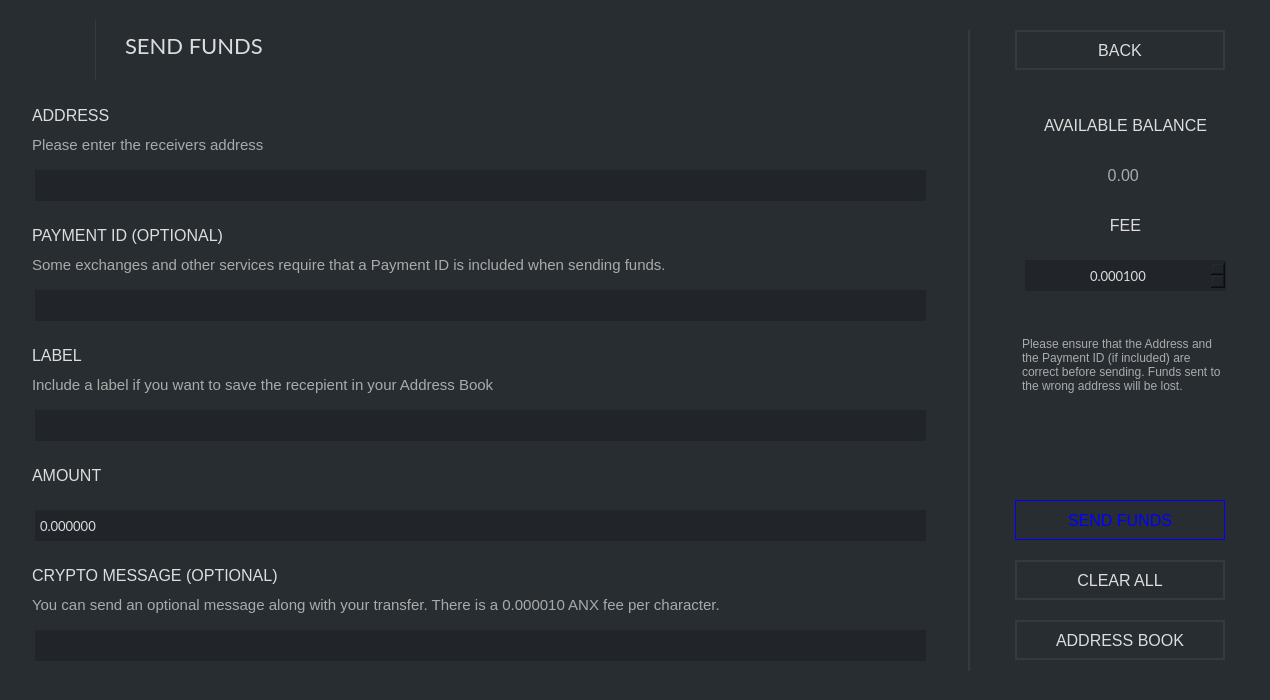
<?xml version="1.0" encoding="UTF-8"?>
<ui version="4.0">
 <class>SendFrame</class>
 <widget class="QFrame" name="SendFrame">
  <property name="geometry">
   <rect>
    <x>0</x>
    <y>0</y>
    <width>1270</width>
    <height>700</height>
   </rect>
  </property>
  <property name="minimumSize">
   <size>
    <width>1270</width>
    <height>700</height>
   </size>
  </property>
  <property name="font">
   <font>
    <family>Lato</family>
    <pointsize>10</pointsize>
   </font>
  </property>
  <property name="windowTitle">
   <string>Frame</string>
  </property>
  <property name="styleSheet">
   <string notr="true">border: 0px; background-color: #282d31; color: #ddd;</string>
  </property>
  <property name="frameShape">
   <enum>QFrame::StyledPanel</enum>
  </property>
  <property name="frameShadow">
   <enum>QFrame::Raised</enum>
  </property>
  <layout class="QVBoxLayout" name="m_send_frame_main_layout">
   <property name="leftMargin">
    <number>15</number>
   </property>
   <property name="topMargin">
    <number>0</number>
   </property>
   <property name="rightMargin">
    <number>15</number>
   </property>
   <property name="bottomMargin">
    <number>15</number>
   </property>
   <item>
    <widget class="QGroupBox" name="groupBox">
     <property name="maximumSize">
      <size>
       <width>1240</width>
       <height>685</height>
      </size>
     </property>
     <property name="title">
      <string/>
     </property>
     <widget class="QLabel" name="sendLabel">
      <property name="geometry">
       <rect>
        <x>110</x>
        <y>25</y>
        <width>181</width>
        <height>41</height>
       </rect>
      </property>
      <property name="minimumSize">
       <size>
        <width>0</width>
        <height>29</height>
       </size>
      </property>
      <property name="font">
       <font>
        <family>Lato</family>
        <pointsize>-1</pointsize>
       </font>
      </property>
      <property name="styleSheet">
       <string notr="true">color: #ddd; 
font-size: 22px;
font-family: Lato;</string>
      </property>
      <property name="text">
       <string>SEND FUNDS</string>
      </property>
      <property name="alignment">
       <set>Qt::AlignLeading|Qt::AlignLeft|Qt::AlignVCenter</set>
      </property>
     </widget>
     <widget class="QPushButton" name="m_backButton">
      <property name="geometry">
       <rect>
        <x>1000</x>
        <y>30</y>
        <width>210</width>
        <height>40</height>
       </rect>
      </property>
      <property name="minimumSize">
       <size>
        <width>210</width>
        <height>40</height>
       </size>
      </property>
      <property name="maximumSize">
       <size>
        <width>600</width>
        <height>16777215</height>
       </size>
      </property>
      <property name="font">
       <font>
        <pointsize>-1</pointsize>
       </font>
      </property>
      <property name="styleSheet">
       <string notr="true">color: #ddd; border: 2px solid #343a40; font-size: 16px;</string>
      </property>
      <property name="text">
       <string>BACK</string>
      </property>
     </widget>
     <widget class="QLabel" name="pidLabel">
      <property name="geometry">
       <rect>
        <x>10</x>
        <y>220</y>
        <width>771</width>
        <height>30</height>
       </rect>
      </property>
      <property name="font">
       <font>
        <pointsize>-1</pointsize>
       </font>
      </property>
      <property name="styleSheet">
       <string notr="true">padding: 3px; color: #ddd; font-size: 16px;</string>
      </property>
      <property name="text">
       <string>PAYMENT ID (OPTIONAL)</string>
      </property>
     </widget>
     <widget class="QLineEdit" name="m_paymentIdEdit">
      <property name="geometry">
       <rect>
        <x>20</x>
        <y>290</y>
        <width>891</width>
        <height>31</height>
       </rect>
      </property>
      <property name="minimumSize">
       <size>
        <width>0</width>
        <height>31</height>
       </size>
      </property>
      <property name="font">
       <font>
        <family>Lato</family>
        <pointsize>10</pointsize>
       </font>
      </property>
      <property name="styleSheet">
       <string notr="true">padding: 3px; background-color: #212529; border: 0px;</string>
      </property>
      <property name="text">
       <string/>
      </property>
     </widget>
     <widget class="QLabel" name="adressLabel">
      <property name="geometry">
       <rect>
        <x>10</x>
        <y>100</y>
        <width>721</width>
        <height>30</height>
       </rect>
      </property>
      <property name="font">
       <font>
        <pointsize>-1</pointsize>
       </font>
      </property>
      <property name="styleSheet">
       <string notr="true">padding: 3px; color: #ddd; font-size: 16px;</string>
      </property>
      <property name="text">
       <string>ADDRESS</string>
      </property>
     </widget>
     <widget class="QLineEdit" name="m_addressEdit">
      <property name="geometry">
       <rect>
        <x>20</x>
        <y>170</y>
        <width>891</width>
        <height>31</height>
       </rect>
      </property>
      <property name="minimumSize">
       <size>
        <width>0</width>
        <height>31</height>
       </size>
      </property>
      <property name="font">
       <font>
        <family>Lato</family>
        <pointsize>10</pointsize>
       </font>
      </property>
      <property name="styleSheet">
       <string notr="true">padding: 3px; background-color: #212529; border: 0px;</string>
      </property>
      <property name="text">
       <string/>
      </property>
     </widget>
     <widget class="QLineEdit" name="m_labelEdit">
      <property name="geometry">
       <rect>
        <x>20</x>
        <y>410</y>
        <width>891</width>
        <height>31</height>
       </rect>
      </property>
      <property name="minimumSize">
       <size>
        <width>0</width>
        <height>31</height>
       </size>
      </property>
      <property name="font">
       <font>
        <family>Lato</family>
        <pointsize>10</pointsize>
       </font>
      </property>
      <property name="styleSheet">
       <string notr="true">padding: 3px; background-color: #212529; border: 0px;</string>
      </property>
      <property name="text">
       <string/>
      </property>
     </widget>
     <widget class="QLabel" name="labelLabel">
      <property name="geometry">
       <rect>
        <x>10</x>
        <y>340</y>
        <width>721</width>
        <height>30</height>
       </rect>
      </property>
      <property name="font">
       <font>
        <pointsize>-1</pointsize>
       </font>
      </property>
      <property name="styleSheet">
       <string notr="true">padding: 3px; color: #ddd; font-size: 16px;</string>
      </property>
      <property name="text">
       <string>LABEL</string>
      </property>
     </widget>
     <widget class="QLineEdit" name="m_amountEdit">
      <property name="geometry">
       <rect>
        <x>20</x>
        <y>510</y>
        <width>891</width>
        <height>31</height>
       </rect>
      </property>
      <property name="minimumSize">
       <size>
        <width>0</width>
        <height>31</height>
       </size>
      </property>
      <property name="font">
       <font>
        <family>Lato</family>
        <pointsize>10</pointsize>
       </font>
      </property>
      <property name="styleSheet">
       <string notr="true">padding: 3px; background-color: #212529; border: 0px;</string>
      </property>
      <property name="text">
       <string>0.000000</string>
      </property>
     </widget>
     <widget class="QLabel" name="amountLabel">
      <property name="geometry">
       <rect>
        <x>10</x>
        <y>460</y>
        <width>721</width>
        <height>30</height>
       </rect>
      </property>
      <property name="font">
       <font>
        <pointsize>-1</pointsize>
       </font>
      </property>
      <property name="styleSheet">
       <string notr="true">padding: 3px; color: #ddd; font-size: 16px;</string>
      </property>
      <property name="text">
       <string>AMOUNT</string>
      </property>
     </widget>
     <widget class="QGroupBox" name="groupBox_2">
      <property name="geometry">
       <rect>
        <x>950</x>
        <y>100</y>
        <width>261</width>
        <height>561</height>
       </rect>
      </property>
      <property name="styleSheet">
       <string notr="true">background-color: #282d31;</string>
      </property>
      <property name="title">
       <string/>
      </property>
      <widget class="QLabel" name="availableLabel">
       <property name="geometry">
        <rect>
         <x>60</x>
         <y>10</y>
         <width>201</width>
         <height>31</height>
        </rect>
       </property>
       <property name="minimumSize">
        <size>
         <width>0</width>
         <height>31</height>
        </size>
       </property>
       <property name="font">
        <font>
         <pointsize>-1</pointsize>
        </font>
       </property>
       <property name="styleSheet">
        <string notr="true">padding: 3px; color: #ddd; font-size: 16px;</string>
       </property>
       <property name="text">
        <string>AVAILABLE BALANCE</string>
       </property>
       <property name="alignment">
        <set>Qt::AlignCenter</set>
       </property>
      </widget>
      <widget class="QPushButton" name="m_sendButton">
       <property name="geometry">
        <rect>
         <x>50</x>
         <y>400</y>
         <width>210</width>
         <height>40</height>
        </rect>
       </property>
       <property name="minimumSize">
        <size>
         <width>210</width>
         <height>40</height>
        </size>
       </property>
       <property name="maximumSize">
        <size>
         <width>16777215</width>
         <height>31</height>
        </size>
       </property>
       <property name="font">
        <font>
         <pointsize>-1</pointsize>
        </font>
       </property>
       <property name="styleSheet">
        <string notr="true">color: blue; background-color: #1; border: 1px solid blue; font-size: 16px;</string>
       </property>
       <property name="text">
        <string>SEND FUNDS</string>
       </property>
      </widget>
      <widget class="QPushButton" name="m_clearAllButton">
       <property name="geometry">
        <rect>
         <x>50</x>
         <y>460</y>
         <width>210</width>
         <height>40</height>
        </rect>
       </property>
       <property name="minimumSize">
        <size>
         <width>210</width>
         <height>40</height>
        </size>
       </property>
       <property name="maximumSize">
        <size>
         <width>16777215</width>
         <height>31</height>
        </size>
       </property>
       <property name="font">
        <font>
         <pointsize>-1</pointsize>
        </font>
       </property>
       <property name="styleSheet">
        <string notr="true">color: #ddd; border: 2px solid #343a40; font-size: 16px;</string>
       </property>
       <property name="text">
        <string>CLEAR ALL</string>
       </property>
      </widget>
      <widget class="QLabel" name="m_balanceLabel">
       <property name="geometry">
        <rect>
         <x>70</x>
         <y>60</y>
         <width>181</width>
         <height>31</height>
        </rect>
       </property>
       <property name="minimumSize">
        <size>
         <width>0</width>
         <height>31</height>
        </size>
       </property>
       <property name="font">
        <font>
         <pointsize>-1</pointsize>
        </font>
       </property>
       <property name="styleSheet">
        <string notr="true">padding: 3px; font-size: 16px; color: #aaa;</string>
       </property>
       <property name="text">
        <string notr="true">0.00 </string>
       </property>
       <property name="alignment">
        <set>Qt::AlignCenter</set>
       </property>
      </widget>
      <widget class="QDoubleSpinBox" name="m_feeSpin">
       <property name="geometry">
        <rect>
         <x>60</x>
         <y>160</y>
         <width>201</width>
         <height>31</height>
        </rect>
       </property>
       <property name="minimumSize">
        <size>
         <width>0</width>
         <height>31</height>
        </size>
       </property>
       <property name="font">
        <font>
         <family>Lato</family>
         <pointsize>10</pointsize>
        </font>
       </property>
       <property name="styleSheet">
        <string notr="true">padding: 3px; border: 0px; background: #212529;</string>
       </property>
       <property name="alignment">
        <set>Qt::AlignCenter</set>
       </property>
       <property name="decimals">
        <number>6</number>
       </property>
       <property name="minimum">
        <double>0.000100000000000</double>
       </property>
       <property name="maximum">
        <double>100000000.000000000000000</double>
       </property>
       <property name="singleStep">
        <double>0.000010000000000</double>
       </property>
       <property name="value">
        <double>0.000100000000000</double>
       </property>
      </widget>
      <widget class="QLabel" name="feeLabel">
       <property name="geometry">
        <rect>
         <x>60</x>
         <y>110</y>
         <width>201</width>
         <height>30</height>
        </rect>
       </property>
       <property name="font">
        <font>
         <pointsize>-1</pointsize>
        </font>
       </property>
       <property name="styleSheet">
        <string notr="true">padding: 3px; color: #ddd; font-size: 16px;</string>
       </property>
       <property name="text">
        <string>FEE</string>
       </property>
       <property name="alignment">
        <set>Qt::AlignCenter</set>
       </property>
      </widget>
      <widget class="QTextBrowser" name="textBrowser">
       <property name="geometry">
        <rect>
         <x>50</x>
         <y>230</y>
         <width>221</width>
         <height>131</height>
        </rect>
       </property>
       <property name="font">
        <font>
         <pointsize>-1</pointsize>
        </font>
       </property>
       <property name="styleSheet">
        <string notr="true">padding: 3px; font-size: 16px; color: #aaa;</string>
       </property>
       <property name="html">
        <string>&lt;!DOCTYPE HTML PUBLIC &quot;-//W3C//DTD HTML 4.0//EN&quot; &quot;http://www.w3.org/TR/REC-html40/strict.dtd&quot;&gt;
&lt;html&gt;&lt;head&gt;&lt;meta name=&quot;qrichtext&quot; content=&quot;1&quot; /&gt;&lt;style type=&quot;text/css&quot;&gt;
p, li { white-space: pre-wrap; }
&lt;/style&gt;&lt;/head&gt;&lt;body style=&quot; font-family:'MS Shell Dlg 2'; font-size:16px; font-weight:400; font-style:normal;&quot;&gt;
&lt;p style=&quot; margin-top:0px; margin-bottom:0px; margin-left:0px; margin-right:0px; -qt-block-indent:0; text-indent:0px;&quot;&gt;&lt;span style=&quot; font-family:'Lato'; font-size:9pt;&quot;&gt;Please ensure that the Address and the Payment ID (if included) are correct before sending. Funds sent to the wrong address will be lost.&lt;/span&gt;&lt;/p&gt;&lt;/body&gt;&lt;/html&gt;</string>
       </property>
      </widget>
      <widget class="QPushButton" name="m_addressBookButton">
       <property name="geometry">
        <rect>
         <x>50</x>
         <y>520</y>
         <width>210</width>
         <height>40</height>
        </rect>
       </property>
       <property name="minimumSize">
        <size>
         <width>210</width>
         <height>40</height>
        </size>
       </property>
       <property name="maximumSize">
        <size>
         <width>16777215</width>
         <height>31</height>
        </size>
       </property>
       <property name="font">
        <font>
         <pointsize>-1</pointsize>
        </font>
       </property>
       <property name="styleSheet">
        <string notr="true">color: #ddd; border: 2px solid #343a40; font-size: 16px;</string>
       </property>
       <property name="text">
        <string>ADDRESS BOOK</string>
       </property>
      </widget>
     </widget>
     <widget class="QLineEdit" name="m_messageEdit">
      <property name="geometry">
       <rect>
        <x>20</x>
        <y>630</y>
        <width>891</width>
        <height>31</height>
       </rect>
      </property>
      <property name="minimumSize">
       <size>
        <width>0</width>
        <height>31</height>
       </size>
      </property>
      <property name="font">
       <font>
        <family>Lato</family>
        <pointsize>10</pointsize>
       </font>
      </property>
      <property name="styleSheet">
       <string notr="true">padding: 3px; background-color: #212529; border: 0px;</string>
      </property>
      <property name="text">
       <string/>
      </property>
     </widget>
     <widget class="QLabel" name="amountLabel_2">
      <property name="geometry">
       <rect>
        <x>10</x>
        <y>560</y>
        <width>781</width>
        <height>30</height>
       </rect>
      </property>
      <property name="font">
       <font>
        <pointsize>-1</pointsize>
       </font>
      </property>
      <property name="styleSheet">
       <string notr="true">padding: 3px; color: #ddd; font-size: 16px;</string>
      </property>
      <property name="text">
       <string>CRYPTO MESSAGE (OPTIONAL)</string>
      </property>
     </widget>
     <widget class="QLabel" name="amountLabel_3">
      <property name="geometry">
       <rect>
        <x>10</x>
        <y>590</y>
        <width>901</width>
        <height>30</height>
       </rect>
      </property>
      <property name="font">
       <font>
        <pointsize>-1</pointsize>
       </font>
      </property>
      <property name="styleSheet">
       <string notr="true">padding: 3px; font-size: 15px; color: #aaa;</string>
      </property>
      <property name="text">
       <string>You can send an optional message along with your transfer. There is a 0.000010 ANX fee per character.</string>
      </property>
     </widget>
     <widget class="QLabel" name="pidLabel_2">
      <property name="geometry">
       <rect>
        <x>10</x>
        <y>250</y>
        <width>901</width>
        <height>30</height>
       </rect>
      </property>
      <property name="font">
       <font>
        <pointsize>-1</pointsize>
       </font>
      </property>
      <property name="styleSheet">
       <string notr="true">padding: 3px; font-size: 15px; color: #aaa;</string>
      </property>
      <property name="text">
       <string>Some exchanges and other services require that a Payment ID is included when sending funds.</string>
      </property>
     </widget>
     <widget class="QLabel" name="pidLabel_3">
      <property name="geometry">
       <rect>
        <x>10</x>
        <y>370</y>
        <width>901</width>
        <height>30</height>
       </rect>
      </property>
      <property name="font">
       <font>
        <pointsize>-1</pointsize>
       </font>
      </property>
      <property name="styleSheet">
       <string notr="true">padding: 3px; font-size: 15px; color: #aaa;</string>
      </property>
      <property name="text">
       <string>Include a label if you want to save the recepient in your Address Book</string>
      </property>
     </widget>
     <widget class="QLabel" name="pidLabel_4">
      <property name="geometry">
       <rect>
        <x>10</x>
        <y>130</y>
        <width>901</width>
        <height>30</height>
       </rect>
      </property>
      <property name="font">
       <font>
        <pointsize>-1</pointsize>
       </font>
      </property>
      <property name="styleSheet">
       <string notr="true">padding: 3px; font-size: 15px; color: #aaa;</string>
      </property>
      <property name="text">
       <string>Please enter the receivers address</string>
      </property>
     </widget>
     <widget class="Line" name="line">
      <property name="geometry">
       <rect>
        <x>953</x>
        <y>30</y>
        <width>2</width>
        <height>641</height>
       </rect>
      </property>
      <property name="styleSheet">
       <string notr="true">background-color: #343a40;</string>
      </property>
      <property name="orientation">
       <enum>Qt::Vertical</enum>
      </property>
     </widget>
     <widget class="Line" name="logoLine">
      <property name="geometry">
       <rect>
        <x>80</x>
        <y>20</y>
        <width>1</width>
        <height>60</height>
       </rect>
      </property>
      <property name="styleSheet">
       <string notr="true">background-color: #343a40;</string>
      </property>
      <property name="orientation">
       <enum>Qt::Vertical</enum>
      </property>
     </widget>
     <widget class="QLabel" name="label_11">
      <property name="geometry">
       <rect>
        <x>10</x>
        <y>10</y>
        <width>61</width>
        <height>71</height>
       </rect>
      </property>
      <property name="text">
       <string>&lt;html&gt;&lt;head/&gt;&lt;body&gt;&lt;p&gt;&lt;img src=&quot;:/images/conceal-small.png&quot;/&gt;&lt;/p&gt;&lt;/body&gt;&lt;/html&gt;</string>
      </property>
     </widget>
    </widget>
   </item>
  </layout>
 </widget>
 <resources/>
 <connections>
  <connection>
   <sender>m_clearAllButton</sender>
   <signal>clicked()</signal>
   <receiver>SendFrame</receiver>
   <slot>clearAllClicked()</slot>
   <hints>
    <hint type="sourcelabel">
     <x>154</x>
     <y>561</y>
    </hint>
    <hint type="destinationlabel">
     <x>432</x>
     <y>294</y>
    </hint>
   </hints>
  </connection>
  <connection>
   <sender>m_sendButton</sender>
   <signal>clicked()</signal>
   <receiver>SendFrame</receiver>
   <slot>sendClicked()</slot>
   <hints>
    <hint type="sourcelabel">
     <x>53</x>
     <y>561</y>
    </hint>
    <hint type="destinationlabel">
     <x>432</x>
     <y>294</y>
    </hint>
   </hints>
  </connection>
  <connection>
   <sender>m_backButton</sender>
   <signal>clicked()</signal>
   <receiver>SendFrame</receiver>
   <slot>backClicked()</slot>
   <hints>
    <hint type="sourcelabel">
     <x>1198</x>
     <y>30</y>
    </hint>
    <hint type="destinationlabel">
     <x>649</x>
     <y>349</y>
    </hint>
   </hints>
  </connection>
  <connection>
   <sender>m_addressBookButton</sender>
   <signal>clicked()</signal>
   <receiver>SendFrame</receiver>
   <slot>addressBookClicked()</slot>
   <hints>
    <hint type="sourcelabel">
     <x>1090</x>
     <y>585</y>
    </hint>
    <hint type="destinationlabel">
     <x>634</x>
     <y>349</y>
    </hint>
   </hints>
  </connection>
  <connection>
   <sender>m_messageEdit</sender>
   <signal>textChanged(QString)</signal>
   <receiver>SendFrame</receiver>
   <slot>updateFee()</slot>
   <hints>
    <hint type="sourcelabel">
     <x>460</x>
     <y>625</y>
    </hint>
    <hint type="destinationlabel">
     <x>634</x>
     <y>349</y>
    </hint>
   </hints>
  </connection>
 </connections>
 <slots>
  <slot>sendClicked()</slot>
  <slot>backClicked()</slot>
  <slot>clearAllClicked()</slot>
  <slot>updateFee()</slot>
  <slot>addressBookClicked()</slot>
  <slot>mixinValueChanged(int)</slot>
 </slots>
</ui>
